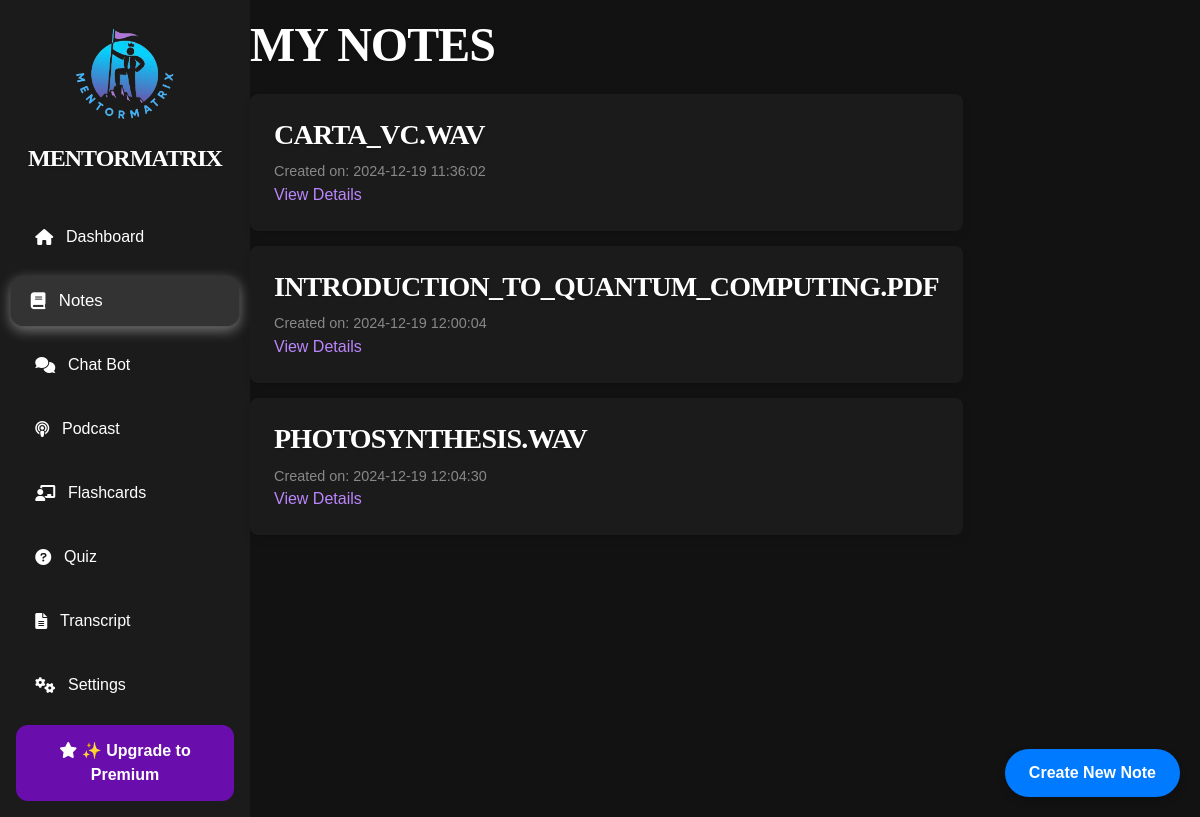
/notes, run on an earlier commit of the app's database.
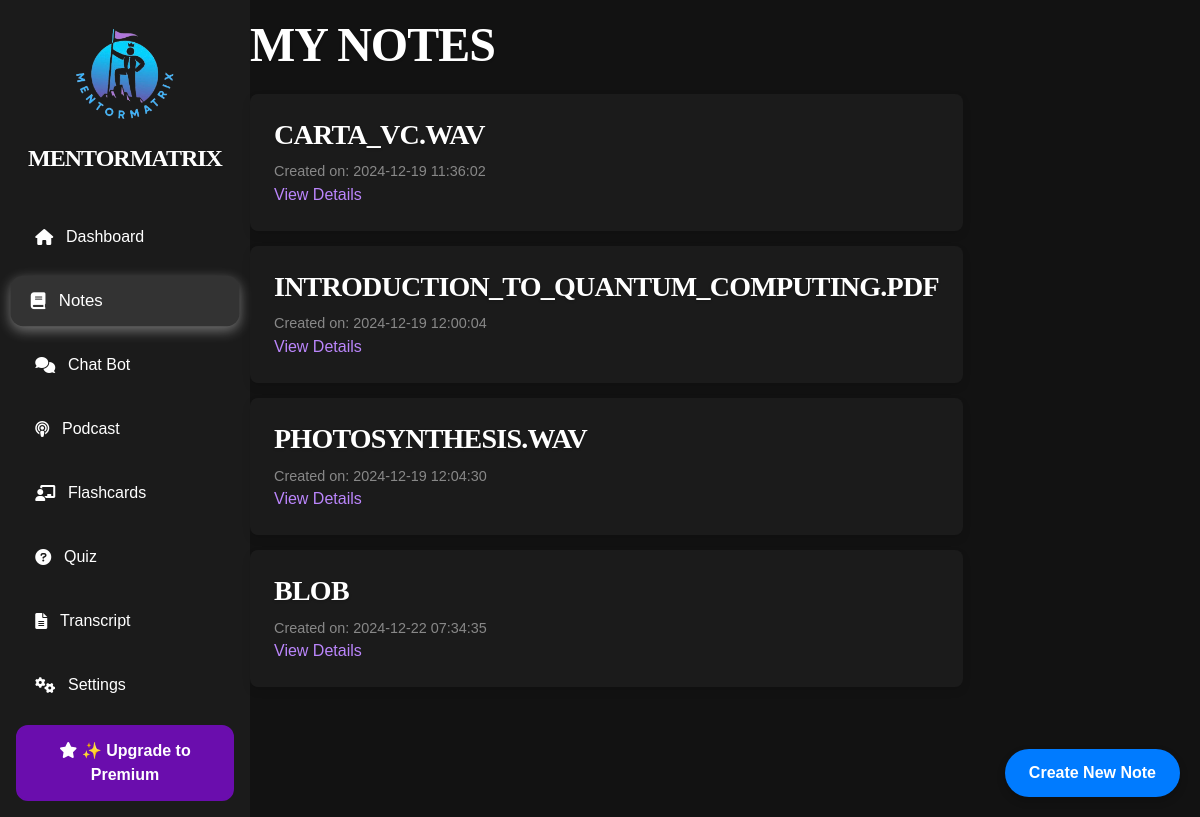
And on a later commit of the database.
### tables this page shows
CREATE TABLE notes (
                    id INTEGER PRIMARY KEY AUTOINCREMENT,
                    transcript_id INTEGER,
                    title TEXT NOT NULL,
                    content TEXT NOT NULL,
                    created_at DATETIME DEFAULT CURRENT_TIMESTAMP,
                    updated_at DATETIME DEFAULT CURRENT_TIMESTAMP,
                    FOREIGN KEY (transcript_id) REFERENCES transcripts(id) ON DELETE CASCADE);

### routes/notes.py (the view)
@notes_blueprint.route('/notes')
def notes():
    notes_data = db.execute('''
        SELECT
            notes.id,
            notes.title AS note_title,
            notes.content AS note_content,
            notes.created_at,
            files.name AS file_name,
            files.file_type,
            files.metadata,
            transcripts.title AS transcript_title
        FROM notes
        LEFT JOIN files ON notes.transcript_id = files.transcript_id
        LEFT JOIN transcripts ON notes.transcript_id = transcripts.id
    ''')
    return render_template('notes.html', notes=notes_data, current_route='notes')

### templates/notes.html (shortened to what this page needs)
{% extends "layout.html" %}
{% block other_head_stuff %}
    <link rel="stylesheet" href="{{ url_for('static', filename='css/notes.css') }}">
{% endblock %}
{% block content %}
    <div class="container">
        <div class="main-content">
            <h1>My Notes</h1>
            <ul class="notes-list">
                {% for note in notes %}
                    <li class="note-item">
                        <h2>{{ note.note_title }}</h2>
                        <small>Created on: {{ note.created_at }}</small>
                        <a href="{{ url_for('notes.view_note', note_id=note.id) }}" class="view-details-btn">View Details</a>
                    </li>
                {% else %}
                    <p>No notes available. Generate one to get started!</p>
                {% endfor %}
            </ul>
        </div>
    </div>
    <button id="openModalBtn" class="premium-button">Create New Note</button>
{% endblock %}

### templates/layout.html (shortened to what this page needs)
<!DOCTYPE html>
<html lang="en">
    <head>
        <link rel="stylesheet" href="https://cdnjs.cloudflare.com/ajax/libs/font-awesome/6.0.0-beta3/css/all.min.css">
        <link rel="stylesheet" href="{{ url_for('static', filename='css/tailwind.css') }}">
        <link rel="stylesheet" href="{{ url_for('static', filename='css/base.css') }}">
        {% block other_head_stuff %}
        {% endblock %}
    </head>
    <body>
        <div class="container">
            <aside class="sidebar">
                <div class="logo">
                    <center>
                    <img src="{{ url_for('static', filename='images/MentorMatrix_logo.png') }}"
                        alt="MentorMatrix Logo"
                        style="width: 120px;
                                height: 120px;
                                border-radius: 50%; /* Makes it a circle */
                                overflow: hidden; /* Ensures contents stay within the circle */"
                        >
                        <h1>MentorMatrix</h1>
                    </center>
                </div>
                <nav class="nav-links">
                    <button class="nav-item {% if current_route == 'dashboard' %}active{% endif %}" onclick="redirectToPage('/dashboard')">
                        <i class="fas fa-home nav-icon"></i> Dashboard
                    </button>
                    <button class="nav-item {% if current_route == 'notes' %}active{% endif %}" onclick="redirectToPage('/notes')">
                        <i class="fas fa-book nav-icon"></i> Notes
                    </button>
                    <button class="nav-item {% if current_route == 'chatbot' %}active{% endif %}" onclick="redirectToPage('/chatbot')">
                        <i class="fas fa-comments nav-icon"></i> Chat Bot
                    </button>
                    <button class="nav-item {% if current_route == 'podcast' %}active{% endif %}" onclick="redirectToPage('/podcast')">
                        <i class="fas fa-podcast nav-icon"></i> Podcast
                    </button>
                    <button class="nav-item {% if current_route == 'flashcards' %}active{% endif %}" onclick="redirectToPage('/flashcards')">
                        <i class="fas fa-chalkboard-teacher nav-icon"></i> Flashcards
                    </button>
                    <button class="nav-item {% if current_route == 'quiz' %}active{% endif %}" onclick="redirectToPage('/quiz')">
                        <i class="fas fa-question-circle nav-icon"></i> Quiz
                    </button>
                    <button class="nav-item {% if current_route == 'transcript' %}active{% endif %}" onclick="redirectToPage('/transcript')">
                        <i class="fas fa-file-alt nav-icon"></i> Transcript
                    </button>
                    <button class="nav-item {% if current_route == 'settings' %}active{% endif %}" onclick="redirectToPage('/settings')">
                        <i class="fas fa-cogs nav-icon"></i> Settings
                    </button>
                </nav>
                <button class="premium-button" onclick="redirectToPage('/pricing')">
                    <i class="fas fa-star nav-icon"></i> ✨ Upgrade to Premium
                </button>
            </aside>
            <main class="main-content">
                {% block content %}
                {% endblock %}
            </main>
        </div>
    </body>
    </html>

### static/css/base.css (style rules this page uses)
* { margin: 0; padding: 0; box-sizing: border-box; }
:root { --font-family: 'Arial', sans-serif; --background-color: #121212; --text-color: #e0e0e0; --primary-purple: #6a0dad; --hover-purple: #5c0ab8; --active-purple: #4b0997; --hover-bg-color: #333333; --active-bg-color: #333333; --white: #ffffff; --soft-text-shadow: 0 1px 3px rgba(0, 0, 0, 0.2); }
body { font-family: var(--font-family); background-color: var(--background-color); color: var(--text-color); }
.container { display: flex; min-height: 100vh; }
.logo h1 { font-size: 1.5rem; color: #ffffff; margin: 1rem 0; }
.nav-links { flex-grow: 1; }
.nav-item { display: flex; align-items: center; color: #bbbbbb; font-size: 1rem; padding: 0.75rem 0; text-decoration: none; }
.nav-item i { margin-right: 10px; }
.nav-item.active, .nav-item:hover { color: #ffffff; background-color: #333333; border-radius: 8px; padding-left: 10px; }
.premium-button { background-color: var(--primary-purple);; color: var(--white); font-size: 1rem; font-weight: 600; padding: 0.75rem 1.5rem; text-align: center; border-radius: 12px; border: 2px solid #6a0dad; cursor: pointer; margin-top: 1rem; display: inline-block; transition: all 0.3s ease-in-out; }
button { cursor: pointer; background-color: #333333; color: #ffffff; font-size: 1rem; font-weight: 500; padding: 0.75rem 1.5rem; border-radius: 8px; border: 2px solid transparent; display: inline-block; transition: all 0.3s ease; }
button, .premium-button { transition: all 0.3s ease; }
h1, h2, h3 { color: #ffffff; font-weight: 600; letter-spacing: -0.5px; text-transform: uppercase; font-family: montserrat, serif; line-height: 1.2; }
h1, h2, h3 { text-shadow: var(--soft-text-shadow); }
h1 { font-size: 3rem; letter-spacing: -1px; }
h2 { font-size: 2.25rem; letter-spacing: -0.75px; }
a { color: #bb86fc; text-decoration: none; font-weight: 500; transition: color 0.3s ease-in-out, text-decoration 0.3s ease-in-out; }
.sidebar { width: 250px; background-color: #1b1b1b; padding: 1rem; display: flex; flex-direction: column; justify-content: space-between; }
.sidebar .logo h1 { font-size: 1.5rem; color: #ffffff; margin-top: 0.5rem; }
.nav-links { display: flex; flex-direction: column; gap: 1rem; margin-top: 1.5rem; }
.nav-links .nav-item { display: flex; align-items: center; padding: 0.75rem 1.2rem; border-radius: 12px; color: #fff; font-size: 1rem; background-color: transparent; border: 2px solid transparent; cursor: pointer; text-align: left; transition: background-color 0.3s, border 0.3s, box-shadow 0.3s, transform 0.2s; width: 100%; will-change: transform, background-color; }
.nav-links .nav-item.active { background-color: var(--active-bg-color); border-color: #fff; box-shadow: 0 4px 12px rgba(255, 255, 255, 0.4); transform: scale(1.05); }
.nav-links .nav-item i { margin-right: 0.8rem; }
.nav-links .nav-item { outline: none; border: none; background: none; text-decoration: none; }

### static/css/notes.css (style rules this page uses)
.notes-list { list-style-type: none; padding: 0; margin-top: 20px; }
.note-item { background-color: #1b1b1b; padding: 1.5rem; margin-bottom: 15px; border-radius: 8px; box-shadow: 0 4px 8px rgba(0, 0, 0, 0.1); transition: transform 0.3s ease; }
.note-item h2 { font-size: 1.75rem; margin-bottom: 0.5rem; }
.note-item small { display: block; font-size: 0.9rem; margin-top: 10px; color: #888; }
#openModalBtn { position: fixed; bottom: 20px; right: 20px; padding: 12px 24px; background-color: #007bff; color: white; border: none; border-radius: 50px; font-size: 16px; font-weight: bold; z-index: 1000; box-shadow: 0 4px 8px rgba(0, 0, 0, 0.2); transition: background-color 0.3s ease, transform 0.3s ease; }

What changed in the data, as far as the page shows it:
added notes: note_title "BLOB", created_at "2024-12-22 07:34:35"
